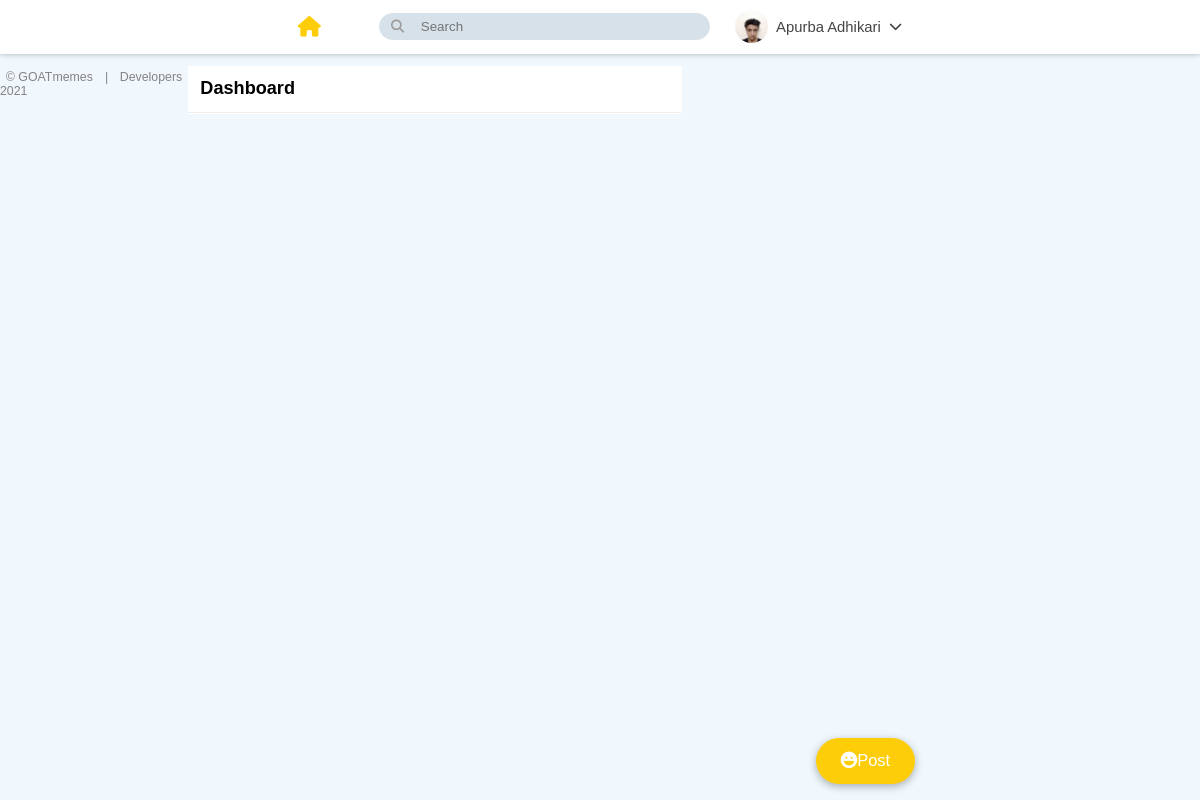
The page /dashboard (signed in) on the database as committed earlier.
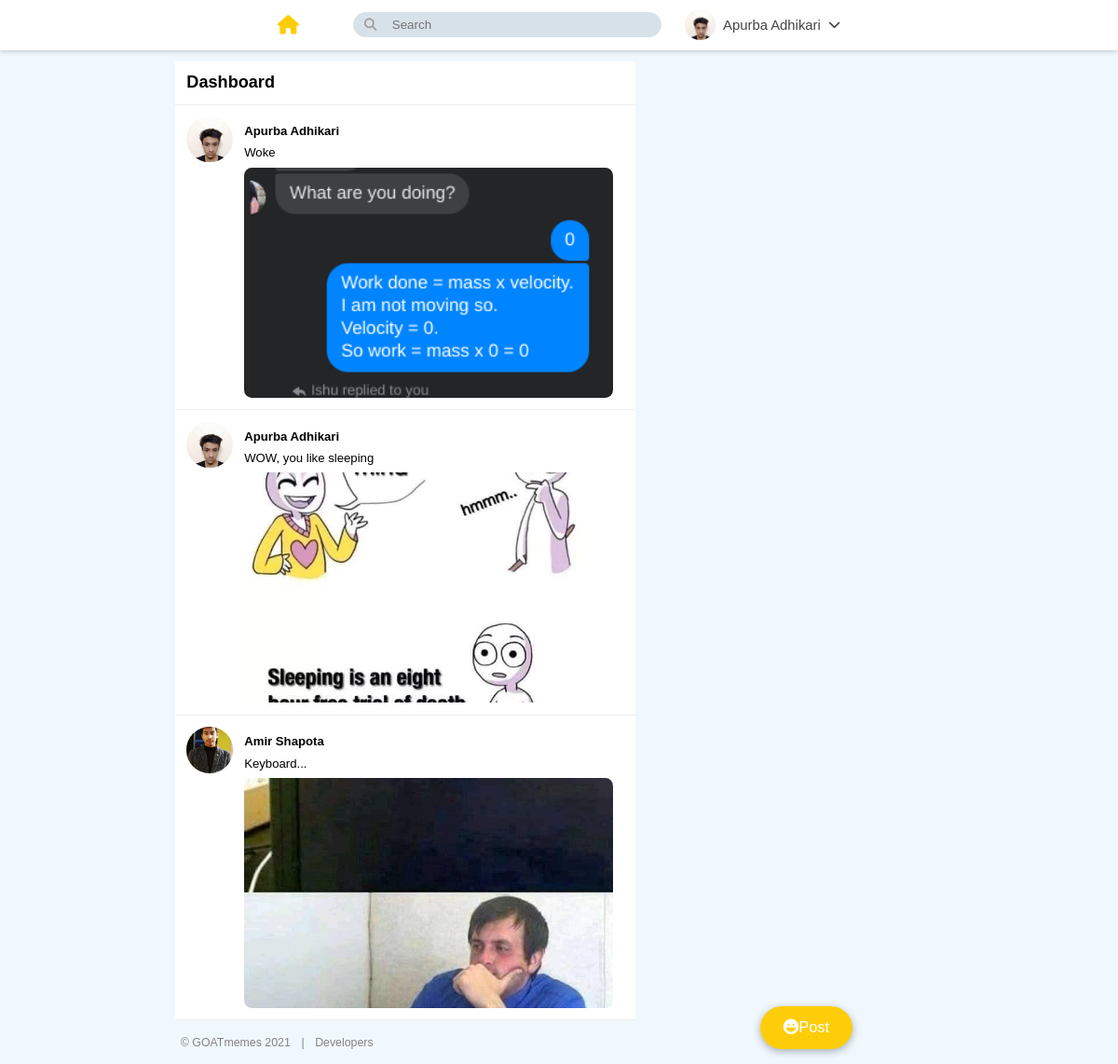
The same page on the database as committed later.
### forum/models.py (models this page shows)
class Users(models.Model):
    name = models.CharField(max_length=128)
    email = models.CharField(max_length=128)
    password = models.CharField(max_length=64)
    birthdate = models.DateField()
    city = models.CharField(max_length=64)
    country = models.CharField(max_length=64)
    pic = models.ImageField(upload_to="images/")
    number_of_memes = models.IntegerField(default=0)

class Memes(models.Model):
    posted_by = models.CharField(max_length=128)
    posted_by_email = models.CharField(max_length=124)
    caption = models.CharField(max_length=124)
    likes = models.IntegerField()
    usr_img = models.CharField(max_length=124, null=True)
    meme = models.ImageField(upload_to="memes/")

### forum/views.py (the view)
# urls.py: path('dashboard', dashboard),
def dashboard(request):
    if not request.session.get("logged"):
        return redirect("/")
    users = Users.objects.all()[:3]
    email = request.session.get("email")
    user = Users.objects.filter(email=email).first()
    meme = Memes.objects.all()
    content = {"user": user, "memes": meme, "top": users}
    return render(request, "dashboard.html", content)

### templates/dashboard.html (shortened to what this page needs)
<!DOCTYPE html>
<html>
<head>
    <link rel="stylesheet" href="/static/gossets/css/style.css">
</head>
<body>
       <section class="feeds-page">
        <nav class="feeds-nav dark-mode-1">
            <div class="icons">
                <a href="#" class="active"><i class="fas fa-home"></i></a>
            </div>
            <div class="search-bar">
                <i class="fas fa-search"></i>
                <form action="search">
                <input type="text" placeholder="Search" class="search-bar-input dark-mode-2 light-text border" name="query">
                            </form>
            </div>
            <div class="user">
                <div class="user-img-wrapper">
                    <img src="/media/{{ user.pic }}" alt="user1">
                </div>
                <a href="#" class="user-link light-text">{{ user.name }}</a>
                <i class="fas fa-chevron-down"></i>
            </div>
        </nav>
        <div class="feeds-content dark-mode-2">
        <div class="feeds-header dark-mode-1">
            <div class="header-top light-text border">
                <h4>Dashboard</h4>
            </div>
        </div>
{% for meme in memes %}
        <div class="posts dark-mode-1">
            <div class="post border">
                <div class="user-avatar">
                    <img src="/media/{{ meme.usr_img }}">
                </div>
                <div class="post-content">
                    <div class="post-user-info light-text">
                    <h4>{{ meme.posted_by }}</h4>
                    </div>
                    <p class="post-text light-text">
                        {{ meme.caption }}
                    </p>
                    <div class="post-img">
                        <img src="/media/{{ meme.meme }}" alt="">
                    </div>
                </div>
            </div>
{% endfor %}
            <footer class="follow-footer dark-mode-2">
                <ul>
                    <li><a href="#"> &copy; GOATmemes 2021</a></li>
                    <li><a href="#">|</a></li>
                    <li><a href="developers">Developers</a></li>
                </ul>
            </footer>
        </div>
        </div>
        <button type="button" class="post-btn">
            <i class="fas fa-laugh"></i>Post
        </button>
           <form method="post" action="/post" id="myform" enctype="multipart/form-data">
               </form>
    </section>
</body>
</html>

### forum/static/gossets/css/style.css (style rules this page uses)
* { margin: 0; padding: 0; font-family: 'Noto Sans JP', sans-serif; outline: none; }
html { font-size: 51.5%; }
body { background-color: #f0f8fd; }
.feeds-page { width: 100%; height: 100vh; display: grid; }
.feeds-nav { position: fixed; width: 100%; height: 6.5rem; background-color: #fff; display: flex; justify-content: center; box-shadow: 0 0 .7rem rgba(0, 0, 0, .3); }
.icons { display: flex; align-items: center; }
.icons a { text-decoration: none; margin-right: 7rem; font-size: 2.5rem; color: #9e9a9a; }
.icons .active { color: #fecd09; }
.search-bar { display: flex; align-items: center; position: relative; }
.search-bar-input { width: 35rem; height: 3rem; border: 0.1rem solid #d6e1e9; border-radius: 3rem; background-color: #d6e1e9; padding-left: 5rem; transition: all .3s; }
.search-bar i { position: absolute; font-size: 1.6rem; left: 1.5rem; color: #9e9a9a; }
.user { margin-left: 3rem; display: flex; align-items: center; cursor: pointer; }
.user-img-wrapper { width: 4rem; height: 4rem; }
.user-img-wrapper img { width: 100%; height: 100%; object-fit: cover; border-radius: 50%; flex-shrink: 0; }
.user-link { margin: 0 1rem; text-decoration: none; font-size: 1.8rem; color: #444; }
.user i { color: #444; font-size: 1.6rem; }
.feeds-content { display: grid; grid-template-columns: minmax(5rem,1fr) 60rem 40rem minmax(5rem,1fr); grid-template-rows: repeat(2,min-content); padding-top: 6.5rem ; }
.feeds-header { grid-column: 2/3; grid-row: 1/2; background-color: #fff; margin-top: 1.5rem; }
.header-top { display: flex; align-items: center; justify-content: space-between; border-bottom: .1rem solid #eee; padding: 1.5rem; }
.header-top h4 { font-size: 2.2rem; }
.posts { grid-column: 2/3; grid-row: 2/-1; background-color: #fff; }
.post { display: flex; padding: 1.5rem; border-bottom: .1rem solid #eee; }
.user-avatar { width: 6rem; height: 6rem; flex-shrink: 0; margin-right: 1.5rem; }
.user-avatar img { width: 100%; height: 100%; object-fit: cover; border-radius: 50%; }
.post-user-info { display: flex; align-items: center; margin: 1rem 0; }
.post-user-info h4 { font-size: 1.6rem; margin-right: 0.5rem; }
.post-text { font-size: 1.6rem; margin-bottom: 1rem; }
.post-img { width: 48rem; height: 30rem; }
.post-img img { width: 100%; height: 100%; object-fit: cover; border-radius: 1rem; }
.follow-footer { background-color: #f0f8fd; }
.follow-footer ul { list-style: none; display: flex; padding: 2rem 0; }
.follow-footer a { text-decoration: none; font-size: 1.5rem; color: #868383; margin: 0 .7rem; }
.post-btn { position: fixed; bottom: 2rem; left: 68%; width: 12rem; padding: 1.5rem 1rem; background-color: #fecd09; color: #fff; font-size: 2rem; border: .1rem solid #fecd09; border-radius: 3rem; cursor: pointer; box-shadow: 0 .3rem 1rem rgba(0, 0, 0, .3); transition: background-color .3s; }

Rows that differ between the two databases and show on the page:
added Memes: usr_img (picture), posted_by "Apurba Adhikari", caption "Woke", meme (picture)
added Memes: usr_img (picture), posted_by "Apurba Adhikari", caption "WOW, you like sleeping", meme (picture)
added Memes: usr_img (picture), posted_by "Amir Shapota", caption "Keyboard...", meme (picture)
